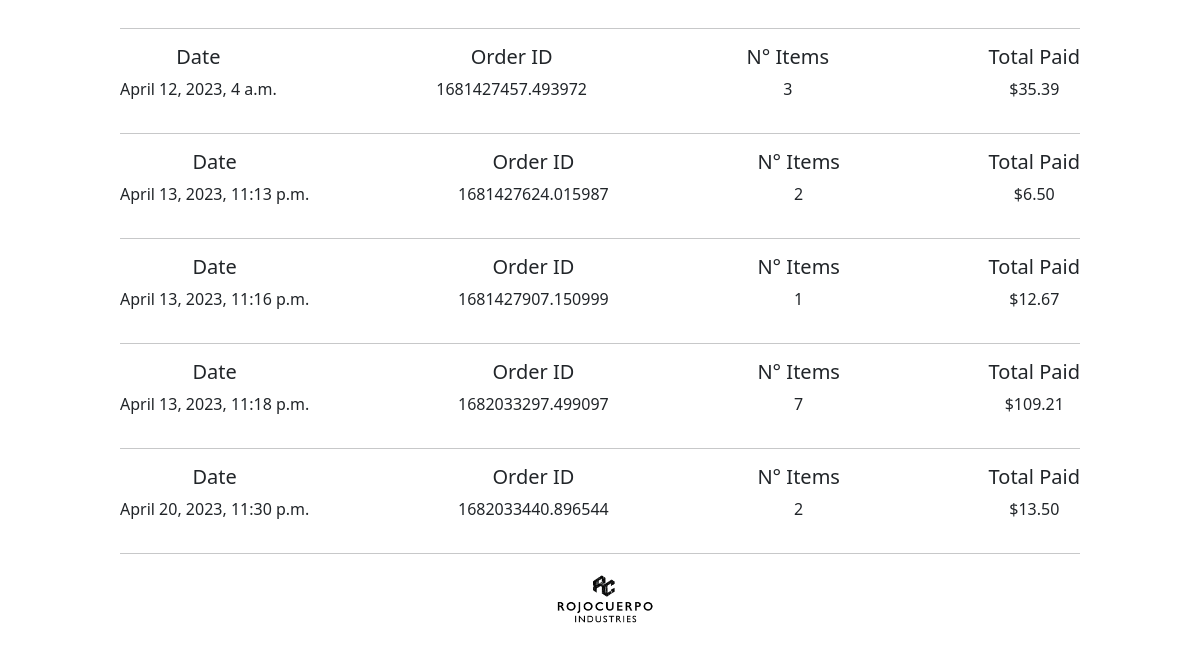
Before: /dashboard (signed in, lower part) with the older database file.
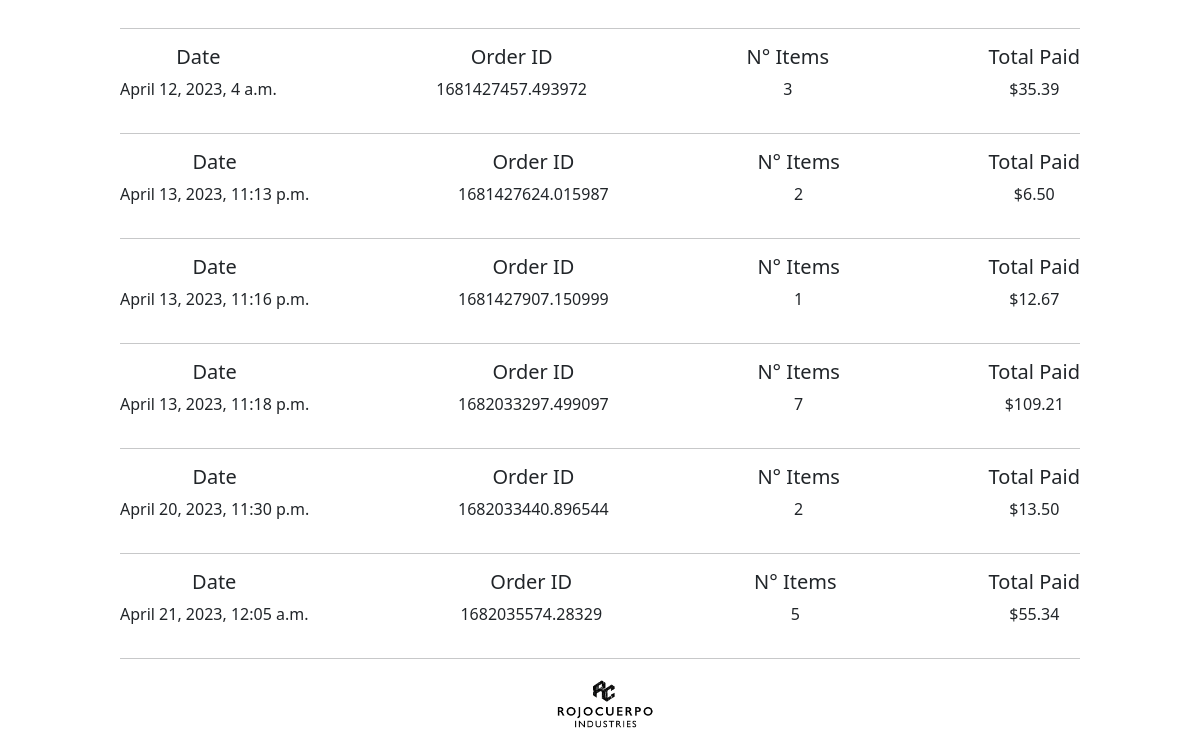
After: the same page with the newer database file.
### main/models.py (models this page shows, shortened)
class Order(models.Model):
    customer = models.ForeignKey(User, on_delete=models.CASCADE, blank=True, null=True)
    complete = models.BooleanField(default=False, null=True, blank=True)
    order_id = models.CharField(max_length=200)
    date = models.DateTimeField(auto_now_add=True)
    @property
    def get_total_price(self):
        items = self.orderitem_set.all()
        total = sum([float(item.get_total) for item in items])
        return "{:.2f}".format(total)
    @property
    def get_total_items(self):
        items = self.orderitem_set.all()
        total = sum([item.quantity for item in items])
        return total

class OrderItem(models.Model):
    product = models.ForeignKey(Product, on_delete=models.SET_NULL, blank=True, null=True)
    order = models.ForeignKey(Order, on_delete=models.SET_NULL, blank=True, null=True)
    quantity = models.IntegerField(default=0, null=True, blank=True)
    date = models.DateTimeField(auto_now_add=True)
    @property
    def get_total(self):
        total = self.product.price * self.quantity
        return "{:.2f}".format(total)

class Product(models.Model):
    name = models.CharField(max_length=200)
    description = models.TextField()
    price = models.DecimalField(max_digits=7, decimal_places=2)
    img = models.ImageField(null=False, blank=True, upload_to='products/', default=None)
    tag = models.ManyToManyField(Tag, blank=True, related_name='product')
    slug = models.SlugField(max_length=50, unique=True, default=None)
    featured = models.BooleanField(default=False)
    stripe_price_id = models.CharField(max_length=2000, null=True)

### main/views.py (the view)
# urls.py: path('dashboard', v.dashboard, name="dashboard"),
def dashboard(request):
    context = {}
    if request.user.is_authenticated:
        customer = request.user
        orders = m.Order.objects.filter(customer=customer, complete=True)
        context['orders'] = orders
        if request.POST:
            shipping_form = f.ShippingForm(request.POST)
            if shipping_form.is_valid():
                new_address = m.ShippingAddress(
                    customer=request.user,
                    street_1=shipping_form['street_1'].data,
                    street_2=shipping_form['street_2'].data,
                    zip=shipping_form['zip'].data
                )
                new_address.save()
            return redirect(reverse('dashboard'))
        else:
            try:
                address = m.ShippingAddress.objects.filter(customer=request.user.id)
                if len(address) > 1:
                    shipping_form = f.ShippingForm()
                    context['shipping_form'] = shipping_form
                    context['multiple_address'] = address
                    return render(request, "main/dashboard.html", context=context)
                if len(address) == 1:
                    data = {'street_1': address[0].street_1,
                            'street_2': address[0].street_2,
                            'zip': address[0].zip}
                    shipping_form = f.ShippingForm(data)
                    context['shipping_form'] = shipping_form
                    context['single_address'] = address[0]
                    return render(request, "main/dashboard.html", context=context)
                else:
                    shipping_form = f.ShippingForm()
                    context['no_address'] = True
                    context['shipping_form'] = shipping_form
                    return render(request, "main/dashboard.html", context=context)
            except Exception as e:
                print(e)
            return render(request, "main/dashboard.html", context=context)
    else:
        return redirect(reverse('welcome'))

### main/templates/main/dashboard.html (shortened to what this page needs)
{% extends 'base.html' %}
{% load static %}
{% load crispy_forms_tags %}
{% block body %}
<div class="main-container">
    <div class="check-orders-container">
        {% for i in orders %}
        <div class="orders-container">
            <div>
                <h5>Date</h5>
                <p>{{ i.date }}</p>
            </div>
            <div>
                <h5>Order ID</h5>
                <p>{{ i.order_id }}</p>
            </div>
            <div>
                <h5>N° Items</h5>
                <p>{{ i.get_total_items }}</p>
            </div>
            <div>
                <h5>Total Paid</h5>
                <p>${{ i.get_total_price }}</p>
            </div>
        </div>
        <hr>
        {% endfor %}
    </div>
</div>
{% endblock %}

Changed rows visible on the page:
added Order: date "April 21, 2023, 12:05 a.m.", order_id "1682035574.28329", get_total_items "5", get_total_price "55.34"
